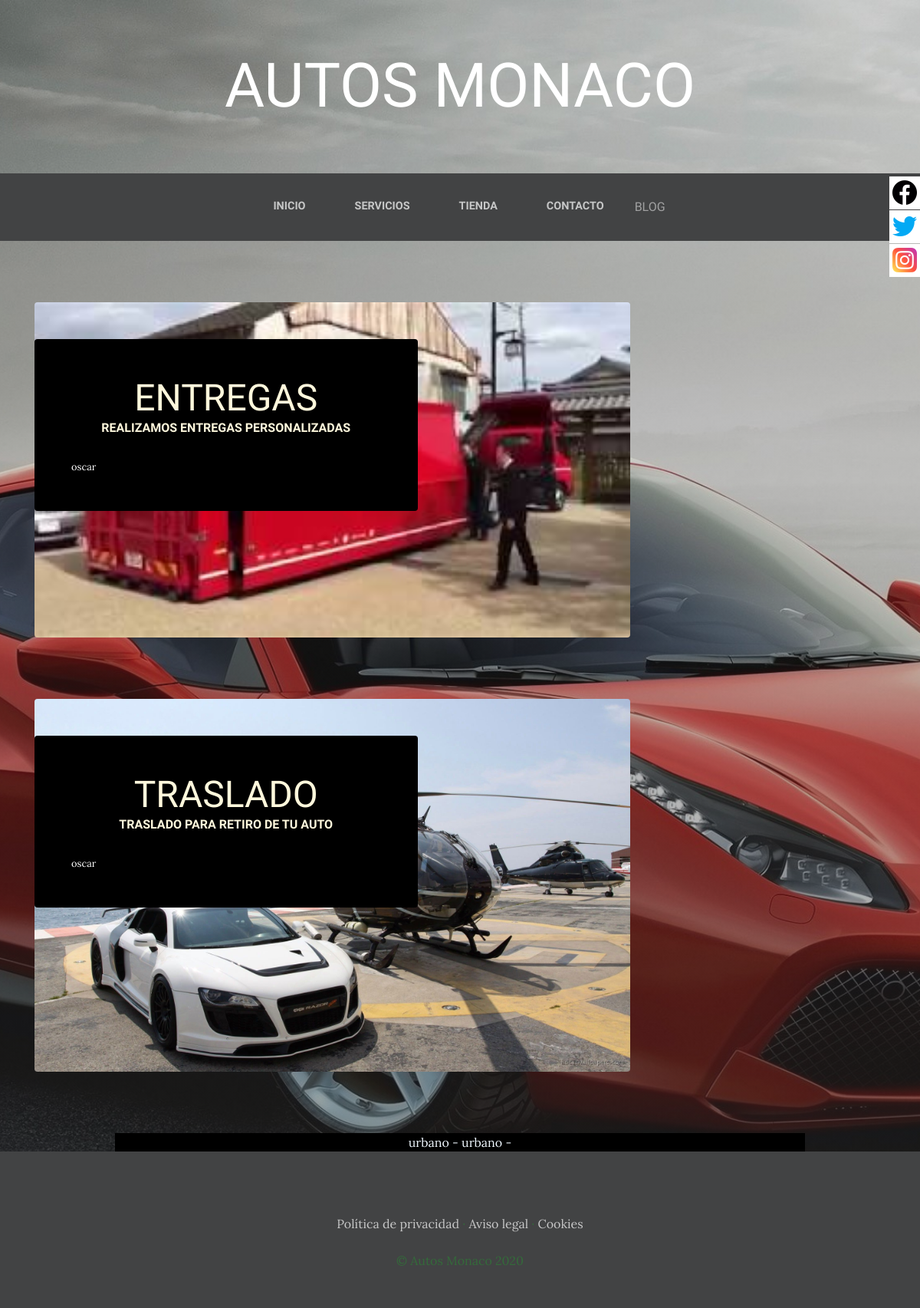
The page /blog/categoria/3/ on the database its author committed.
### blogapp/models.py (models this page shows, shortened)
class Post(models.Model):
    titulo=models.CharField(max_length=50)
    contenido=models.CharField(max_length=50)
    imagen=models.ImageField(upload_to='blog',null=True,blank=True)#con null o blank le indicamos que es opcinal la foto
    autor=models.ForeignKey(User,on_delete = models.CASCADE)#con esta instrucion le idicamos que se borren sus entradas cuando el usuario es eliminado
    categorias=models.ManyToManyField(Categoria)
    created=models.DateTimeField(auto_now=True)#nos ayuda a dar la fecha de ingreso
    update=models.DateTimeField(auto_now=True)#nos ayuda a dar la fecha de cambios
    class Meta:
       verbose_name ='post'
       verbose_name_plural ='posts'

class Categoria(models.Model):
    nombre=models.CharField(max_length=50)
    created=models.DateTimeField(auto_now=True)#nos ayuda a dar la fecha de ingres0
    update=models.DateTimeField(auto_now=True)#nos ayuda a dar la fecha de cambios
    class Meta:
        verbose_name ='categoria'
        verbose_name_plural ='categorias'

### blogapp/views.py (the view)
# urls.py: path('categoria/<int:categoria_id>/', views.categoria,name='categoria'),
def categoria (request,categoria_id):
   categoria=Categoria.objects.get(id=categoria_id)
   posts=Post.objects.filter(categorias=categoria)#para que nos muestre los post dentro de cada categoria
   return render(request,'blogapp/categoria.html',{'categoria':categoria,'posts':posts})

### blogapp/templates/blogapp/categoria.html (shortened to what this page needs)
{% extends "proyectowebapp/base.html" %}
{%load static%}
{%block content%}
    {% for post in posts %}
    <section class="page-section clearfix">
        <div class="container">
          <div class="intro">
            <div class="intro-text left-0 text-center bg-faded p-5 rounded">
              <h2 class="section-heading mb-4">
                <span class="section-heading-lower">{{post.titulo}}</span>
                <span class="section-heading-upper">{{post.contenido}}</span>
              </h2>
             <div style=text-align:left;color:white;font-size:0.8em;>
                 {{post.autor}}
            </div>
            </div>
          </div>
        </div>
      </section>
    {%endfor%}
<section>
<div style= "width:75%;background-color: rgb(0, 0, 0);margin:auto;color:aliceblue;text-align: center">
    {% for post in posts %}
       {%for categoria in post.categorias.all %}
         {{categoria.nombre }} -
        {%endfor%}
    {%endfor%}
</div>
</section>
{%endblock%}

### proyectowebapp/static/proyectowebapp/css/gestion.css (style rules this page uses)
body { font-family: 'Lora'; background: linear-gradient(rgba(24, 24, 24, 0.10), rgba(53, 52, 51, 0.50)), url("../img/ferrari1.jpg"); background-attachment: fixed; background-position: center; background-size: cover; }
h1, h2, h3, h4, h5, h6 { font-family: 'Raleway'; }
.page-section { margin-top: 5rem; margin-bottom: 5rem; }
.section-heading { text-transform: uppercase; }
.section-heading .section-heading-upper { display: block; font-size: 1rem; font-weight: 800; padding-bottom:.5rem; }
.section-heading .section-heading-lower { display: block; font-size: 3rem; font-weight: 100; }
.bg-faded { background-color: rgba(255, 255, 255, 0.931); }
.intro { position: relative; }
@media (min-width: 992px) { .intro .intro-text { left: 600; width: 60%; margin-top: 3rem; background-color: rgb(0, 0, 0); color: cornsilk; position: absolute; } }
@media (min-width: 1200px) { .intro .intro-text { width: 45%; } }

### rows shown on the page
Post: titulo "ENTREGAS", contenido "REALIZAMOS ENTREGAS PERSONALIZADAS", autor "oscar"
Post: titulo "TRASLADO", contenido "TRASLADO PARA RETIRO DE TU AUTO", autor "oscar"
Categoria: nombre "urbano"
